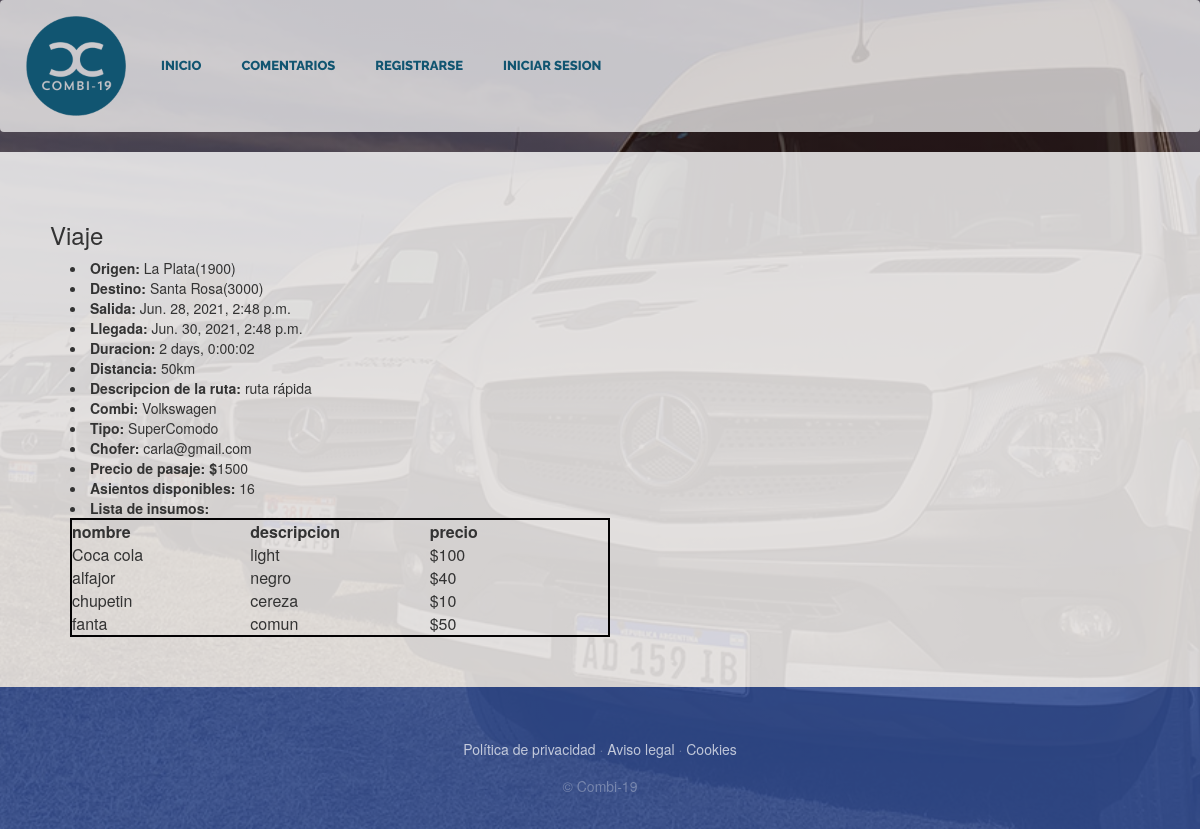
The app's page /infoViaje/15 with its own data.
### PaginaDePruebaApp/models.py (models this page shows, shortened)
class Viaje(models.Model):
    enCurso=models.BooleanField(default=False, verbose_name="Viaje iniciado")
    finalizado=models.BooleanField(default=False, verbose_name="Viaje finalizado")
    insumo = models.ManyToManyField(Insumo, verbose_name="Lista de insumos", blank=True)
    combi = models.ForeignKey(Combi, verbose_name="Lista de combis",on_delete=models.PROTECT)
    ruta = models.ForeignKey(Ruta, verbose_name="ruta",on_delete=models.PROTECT)
    fechaSalida=models.DateTimeField()
    fechaLlegada=models.DateTimeField()
    duracion=models.CharField(max_length=20, default='')
    asientosDisponibles=models.PositiveIntegerField()
    precio=models.PositiveIntegerField()
    imprevisto=models.ForeignKey(Imprevisto,null= True,blank=True,on_delete=models.SET_NULL)
    class Meta:
        verbose_name="Viaje"
        verbose_name_plural="Viajes"

class Ruta(models.Model):
    id = models.AutoField(primary_key=True)
    origen = models.ForeignKey(Lugar, on_delete= models.PROTECT,related_name = 'rutaOrigen')
    destino = models.ForeignKey(Lugar, on_delete= models.PROTECT, related_name = 'rutaDestino')
    distancia=models.PositiveIntegerField() #distancia en km
    descripcion = models.CharField(max_length=50, blank=False)
    class Meta:
        unique_together=('origen','destino','descripcion')  ## hace que no puede haber otra ruta con estos 3 campos iguales
        verbose_name="Ruta"
        verbose_name_plural="Rutas"

class Lugar(models.Model):
    nombre=models.CharField(max_length=30)
    codigoPostal=models.IntegerField(unique=True, primary_key=True)
    def __str__(self):
        return "{0}({1})".format(self.nombre, self.codigoPostal)
    class Meta:
        verbose_name="Lugar"
        verbose_name_plural="Lugares"

class Combi(models.Model):
    TIPO = (
        ('Comodo', 'Cómodo'),
        ('SuperComodo', 'Súper Comodo'),
    )
    modelo=models.CharField(max_length=30)
    cantAsientos= models.PositiveIntegerField(default=0)
    patente = models.CharField(max_length=20, unique=True)
    chofer = models.OneToOneField(Chofer, on_delete= models.PROTECT)
    tipo=models.CharField(max_length=11,choices=TIPO, default='Comodo')
    class Meta:
        verbose_name="Combi"
        verbose_name_plural="Combis"

class Chofer(models.Model):
    user=models.OneToOneField(User, on_delete=models.CASCADE, primary_key=True)
    telefono= models.PositiveIntegerField(null= True,blank= False, max_length=10)
    def __str__(self):
        return self.user.email
    class Meta:
        verbose_name="Chofer"
        verbose_name_plural="Choferes"

class User(AbstractUser):
    username=None
    email=models.EmailField(_('email address'), unique=True)
    USERNAME_FIELD='email'
    REQUIRED_FIELDS = []
    objects=CustomUserManager()
    esCliente=models.BooleanField(default=False)
    esChofer=models.BooleanField(default=False)
    class Meta:
        verbose_name="Usuario"
        verbose_name_plural="Usuarios"

class Insumo(models.Model):
    nombre=models.CharField(max_length=30, unique=True, primary_key=True)
    descripcion=models.CharField(max_length=50) #esto sería opcional
    precio=models.PositiveIntegerField()
    stock=models.PositiveIntegerField(default=0)
    class Meta:
        verbose_name="Insumo"
        verbose_name_plural="Insumos"

### PaginaDePruebaApp/views.py (the view, shortened to what this page needs)
# urls.py: path('infoViaje/<int:id_viaje>', views.infoViaje, name= "infoViaje"),
def infoViaje(request, id_viaje):
    viaje = Viaje.objects.get(pk=id_viaje)
    viajeInsumosQuery=Viaje.insumo.through.objects.filter(viaje_id=id_viaje)
    insumos=list(Insumo.objects.get(pk=viajeInsumo.insumo_id) for viajeInsumo in viajeInsumosQuery)
    return render(request,"PaginaDePruebaApp/infoViaje.html",{"viaje": viaje,"insumos":insumos})

### PaginaDePruebaApp/templates/PaginaDePruebaApp/infoViaje.html (shortened to what this page needs)
{% extends "PaginaDePruebaApp/base.html" %}
{% load static %}
{% block content %}
<div style="background-color: rgba(255, 255, 255,0.8); padding:50px">
    <h3>Viaje</h3>
    <li style="margin-left: 20px;"><b>Origen: </b>{{viaje.ruta.origen}}</li>
    <li style="margin-left: 20px;"><b>Destino: </b>{{viaje.ruta.destino}}</li>
    <li style="margin-left: 20px;"><b>Salida: </b>{{viaje.fechaSalida}}</li>
    <li style="margin-left: 20px;"><b>Llegada: </b>{{viaje.fechaLlegada}}</li>
    <li style="margin-left: 20px;"><b>Duracion: </b>{{viaje.duracion}}</li>
    <li style="margin-left: 20px;"><b>Distancia: </b>{{viaje.ruta.distancia}}<text>km</text></li>
    <li style="margin-left: 20px;"><b>Descripcion de la ruta: </b>{{viaje.ruta.descripcion}}</li>
    <li style="margin-left: 20px;"><b>Combi: </b>{{viaje.combi.modelo}}</li>
    <li style="margin-left: 20px;"><b>Tipo: </b>{{viaje.combi.tipo}}</li>
    <li style="margin-left: 20px;"><b>Chofer: </b>{{viaje.combi.chofer}}</li>
    <li style="margin-left: 20px;"><b>Precio de pasaje: $</b>{{viaje.precio}}</li>
    {% if not compra %}
    <li style="margin-left: 20px;"><b>Asientos disponibles: </b>{{viaje.asientosDisponibles}}</li>
    <li style="margin-left: 20px;"><b>Lista de insumos:</b>
        <div>
            <table id=tabla-insumos>
            <thead>
                <tr>
                    <th>nombre</th>
                    <th>descripcion</th>
                    <th>precio</th>
                </tr>
            </thead>
            <tbody>
            {% for insumo in insumos %}
                <tr>
                    <td>{{insumo.nombre}}</td>
                    <td>{{insumo.descripcion}}</td>
                    <td>${{insumo.precio}}</td>
                </tr>
            {% endfor %}
            </tbody>
            </table>
        </div>
    </li>
    {% endif %}
</div>
{% endblock %}

### PaginaDePruebaApp/static/PaginaDePruebaApp/css/gestion.css (style rules this page uses)
body { font-family: 'Lora'; background: linear-gradient(rgba(47, 23, 15, 0.65), rgba(47, 23, 15, 0.65)), url("../img/fondo.jpg"); background-attachment: fixed; background-position: center; background-size: cover; }
h1, h2, h3, h4, h5, h6 { font-family: 'Raleway'; }
#tabla-insumos { table-layout: fixed; width: 50%; border-collapse: collapse; border: 2px solid rgb(2, 1, 2); }

### records on screen
Viaje: ruta.origen "La Plata(1900)", ruta.destino "Santa Rosa(3000)", fechaSalida "Jun. 28, 2021, 2:48 p.m.", fechaLlegada "Jun. 30, 2021, 2:48 p.m.", duracion "2 days, 0:00:02", ruta.distancia "50", ruta.descripcion "ruta rápida", combi.modelo "Volkswagen", combi.tipo "SuperComodo", combi.chofer "carla@gmail.com", precio "1500", asientosDisponibles "16"
Insumo: nombre "Coca cola", descripcion "light", precio "100"
Insumo: nombre "alfajor", descripcion "negro", precio "40"
Insumo: nombre "chupetin", descripcion "cereza", precio "10"
Insumo: nombre "fanta", descripcion "comun", precio "50"
